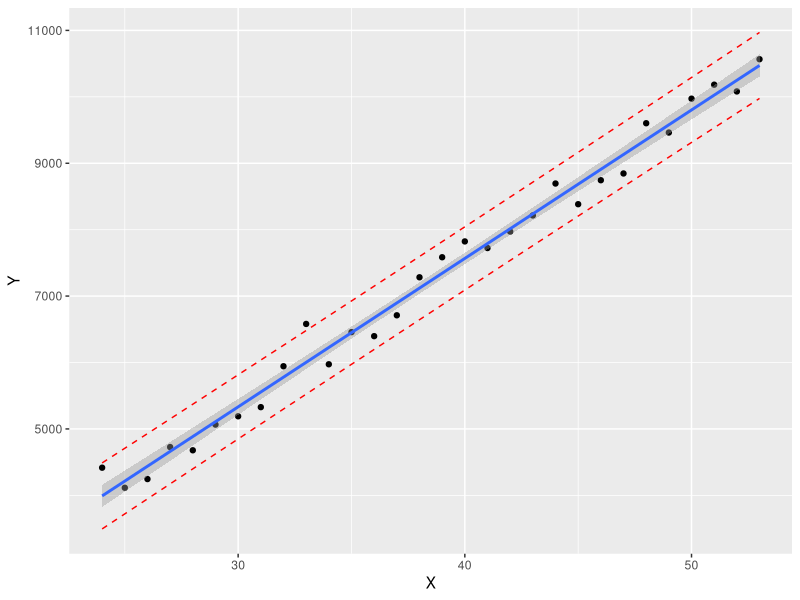

This chart was generated by the following R code:
# Data generation
epsilon <- rnorm(30, mean=0, sd=200)
X <- seq(24, 53, 1)
Y <- -1197 + 219 * X + epsilon

df <- data.frame(X, Y)
write.csv(df, "data.csv", row.names=FALSE)

# Plot
library("ggplot2")

# lm
res_lm <- lm(Y ~ X)
print(res_lm)

X_new <- data.frame(X=24:53)
conf_95 <- predict(res_lm, X_new, interval='confidence', level=0.95)
pred_95 <- predict(res_lm, X_new, interval='prediction', level=0.95)

df <- cbind(df, pred_95)

p <- ggplot(df, aes(X, Y)) + geom_point() + stat_smooth(method = lm)

p <- p + geom_line(aes(y = lwr), color="red", linetype = "dashed") +
    geom_line(aes(y = upr), color="red", linetype = "dashed")

ggsave("test.png", p)
